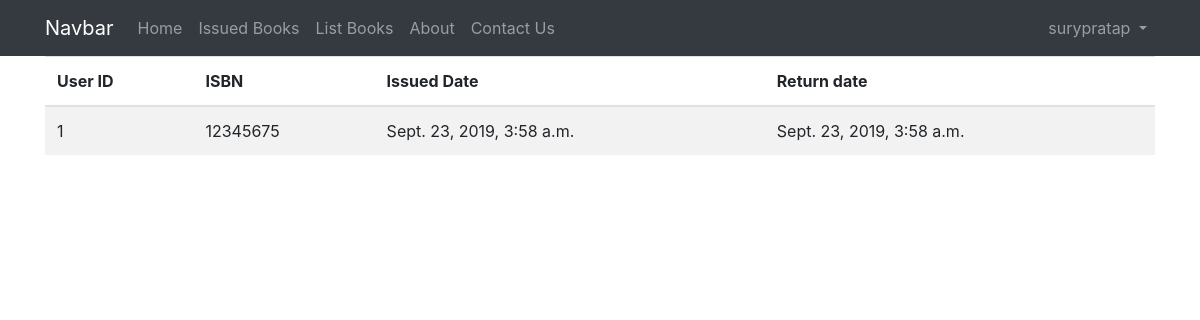
The page /issued_books/ (signed in) on the database its author committed.
### management/models.py (models this page shows, shortened)
class books_transactions(models.Model):
    user = models.ForeignKey(User, on_delete=models.SET_NULL, null=True)
    issued_book = models.ForeignKey(books, on_delete=models.SET_NULL, null=True)
    issued_date = models.DateTimeField(auto_now = True)
    return_date = models.DateTimeField(auto_now = True)
    book_fine = models.IntegerField(blank=False)

### management/views.py (the view)
# urls.py: path('issued_books/', views.issued_books, name='issued_books'),
@login_required
def issued_books(request):
    user = request.user
    book_list = books_transactions.objects.filter(user_id=user.id)
    context = {'books': book_list}
    return render(request, 'pages/issued_books.html', context=context)

### management/templates/pages/issued_books.html
{% extends 'pages/index.html' %}
{% block content %}
<div class="container">
  <table class="table table-striped">
    <thead>
      <th> User ID</th>
      <th>ISBN</th>
      <th>Issued Date</th>
      <th>Return date</th>
    </thead>
    <tbody>
      {% if books %}
        {% for i in books %}
          <tr>
          <td>{{i.user_id}}</td>
          <td>{{i.issued_book_id}}</td>
          <td>{{i.issued_date}}</td>
          <td>{{i.return_date}}</td>
          </tr>
        {% endfor%}
      {% else %}
      <tr>
        <td>
          No records found!.
        </td>
      </tr>
      {% endif%}
    </tbody>
  </table>
</div>
{% endblock %}

### management/templates/pages/nav.html (shortened to what this page needs)
<nav class="navbar navbar-expand-lg navbar-dark bg-dark">
  <div class="container">
  <a class="navbar-brand" href="#">Navbar</a>
  <div class="collapse navbar-collapse" id="navbarSupportedContent">
    <ul class="navbar-nav mr-auto">
      <li class="nav-item">
        <a class="nav-link" href="{% url 'home'%}">Home <span class="sr-only">(current)</span></a>
      </li>
      {% if user.is_authenticated %}
      <li class="nav-item">
        <a class="nav-link" href="{% url 'issued_books' %}">Issued Books</a>
      </li>
      <li class="nav-item">
        <a class="nav-link" href="{% url 'list_books' %}">List Books</a>
      </li>
      {% endif %}
      <li class="nav-item">
        <a class="nav-link" href="{% url 'about'%}">About</a>
      </li>
      <li class="nav-item">
        <a class="nav-link" href="{%url 'contact'%}" tabindex="-1" aria-disabled="true">Contact Us</a>
      </li>
      </ul>
      {% if user.is_authenticated %}
      <ul class="navbar-nav">
        <div class="form-inline my-2 my-lg-0">
          <li class="nav-item dropdown">
            <a class="nav-link dropdown-toggle" href="#" id="navbarDropdown" role="button" data-toggle="dropdown" aria-haspopup="true" aria-expanded="false">
              {{request.session.username}}
            </a>
          </li>
            </div>
          </ul>
      {% endif%}
  </div>
</div>
</nav>

### rows shown on the page
books_transactions: user_id "1", issued_book_id "12345675", issued_date "Sept. 23, 2019, 3:58 a.m.", return_date "Sept. 23, 2019, 3:58 a.m."

### other values the page prints
{{ request.session.username }} "surypratap"
